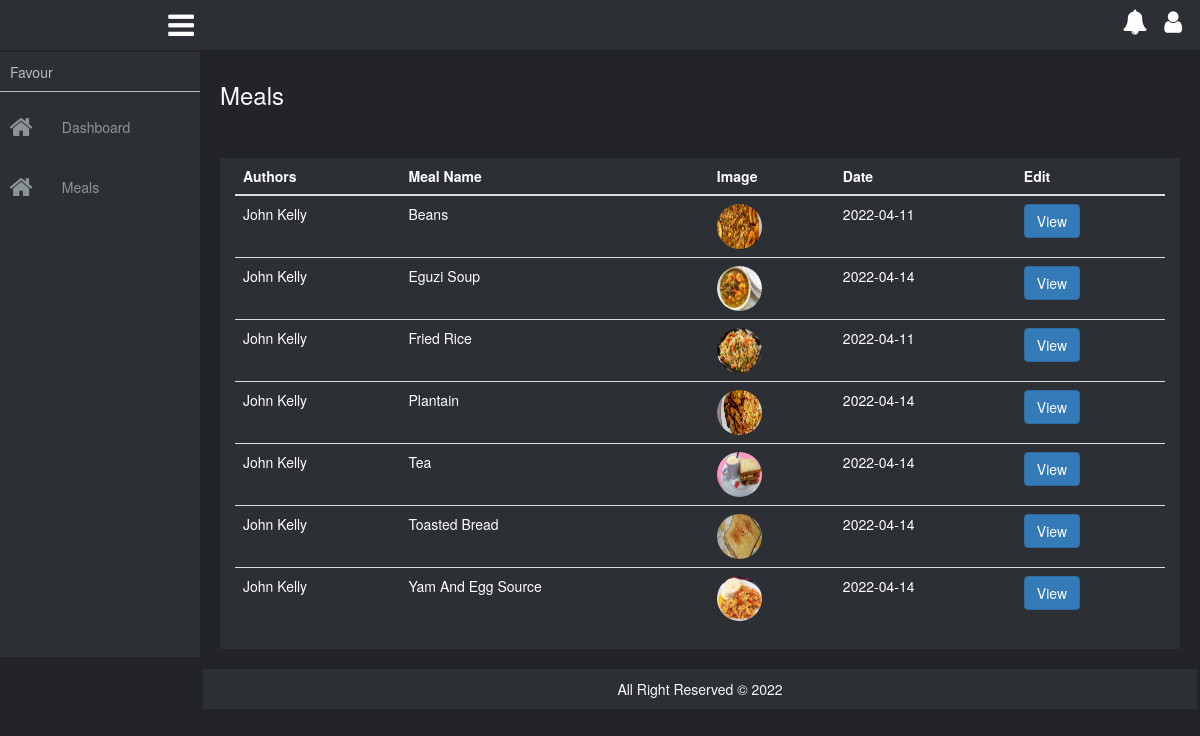
/allMeals (signed in), run on the app's committed database.
### tables this page shows
CREATE TABLE `meals` (
  `id` int(11) NOT NULL,
  `userId` varchar(10) NOT NULL,
  `mealId` varchar(10) NOT NULL,
  `mealName` varchar(30) NOT NULL,
  `image` varchar(255) NOT NULL,
  `date` date NOT NULL
);

CREATE TABLE `users` (
  `id` int(11) NOT NULL,
  `fn` varchar(30) NOT NULL,
  `ln` varchar(30) NOT NULL,
  `email` varchar(50) NOT NULL,
  `pn` varchar(20) NOT NULL,
  `password` varchar(50) NOT NULL,
  `state` varchar(30) NOT NULL,
  `branch` varchar(30) NOT NULL,
  `location` varchar(50) NOT NULL,
  `ms` varchar(20) NOT NULL,
  `date` date NOT NULL,
  `level` varchar(7) NOT NULL,
  `sex` varchar(7) NOT NULL,
  `picture` text NOT NULL,
  `last_login` date NOT NULL,
  `status` varchar(10) NOT NULL
);

### config/dblink.php (called while the page is built, shortened)
<?php
class DB{
private $connect = NULL;
public function __construct()
  {
$servername = "localhost";
$username = "root";
$password = "";
$dbname = "food";
  $this->connect = "";
  try{
  $this->connect = new PDO("mysql:host=$servername;dbname=$dbname", $username, $password);
  $this->connect->setAttribute(PDO::ATTR_ERRMODE, PDO::ERRMODE_EXCEPTION);
  $this->connect->exec("SET CHARACTER SET utf8");
    }
  catch(PDOException $e) {
  echo 'Error: ' . $e->getMessage();
        }
  }
 public function tbl_select($tblquery,$tblvalue = array())
 {
 try{
  $stmt = $this->connect->prepare($tblquery);
  $stmt->execute($tblvalue);
  $results = $stmt->fetchAll(PDO::FETCH_ASSOC);
  return $results;
} catch(PDOException $e) {
    echo 'Error: ' . $e->getMessage();
  }
 }
  }
?>

### page/allMeals.php (the view, shortened to what this page needs)
<div class="main-body">
    <h3 class="title">Meals</h3>
    <div class="row no-p notification">
        <div class="col-xs-12">
            <table class="table">
                <thead>
                    <tr>
                        <th>Authors</th>
                        <th>Meal Name</th>
                        <th>Image</th>
                        <th>Date</th>
                        <th>Edit</th>
                    </tr>
                </thead>
                <tbody>
                    <tr>
                        <?php
                            $tblquery = "SELECT meals.mealId, meals.userId, users.fn, users.ln, meals.id, meals.mealName, meals.image, meals.date FROM users INNER JOIN meals ON users.id = meals.userId ORDER BY meals.mealName";
                            $tblvalue = array();
                            $select = $collect->tbl_select($tblquery, $tblvalue);
                            foreach($select as $data){
                                extract($data);
                                ?>
                                <?php
                                    echo "
                                        <tr>
                                            <td>$ln $fn</td>
                                            <td>$mealName</td>
                                            <td><img src='./upload/$image' width='45px' height='45px' title='Meal Image' style='border-radius:50%;'></td>
                                            <td>$date</td>
                                            <td>
                                                <form action='allMeals' method='POST'>
                                                    <input type='hidden' name='userId' value='$userId'>
                                                    <input type='hidden' name='mealId' value='$mealId'>
                                                    <input type='submit' name='view' class='btn btn-primary' value='View'>
                                                </form>
                                            </td>
                                        </tr>
                                    ";
                            }
                        ?>
                    </tr>
                </tbody>
            </table>
        </div>
    </div>
</div>

### css/style.css (style rules this page uses)
body { background: #22242a; box-sizing: border-box; margin: 0; padding: 0; }
.container, .container-fluid, .no-p, .row { margin: 0; padding: 0; }
table tr th, table tr td { color:#ffffff; }
.main-body { margin: 20px; margin-top: 30px; padding: 0px; }
.main-body .title { color:#F8F9FA; }
.notification { background: #2C3034; height: auto; margin-top: 50px; }

### data on the page
meals: userId.ln "John", userId.fn "Kelly", mealName "Beans", image (picture), date "2022-04-11"
meals: userId.ln "John", userId.fn "Kelly", mealName "Eguzi Soup", image (picture), date "2022-04-14"
meals: userId.ln "John", userId.fn "Kelly", mealName "Fried Rice", image (picture), date "2022-04-11"
meals: userId.ln "John", userId.fn "Kelly", mealName "Plantain", image (picture), date "2022-04-14"
meals: userId.ln "John", userId.fn "Kelly", mealName "Tea", image (picture), date "2022-04-14"
meals: userId.ln "John", userId.fn "Kelly", mealName "Toasted Bread", image (picture), date "2022-04-14"
meals: userId.ln "John", userId.fn "Kelly", mealName "Yam And Egg Source", image (picture), date "2022-04-14"

### other printed values
$_SESSION['fn'] "Favour"
